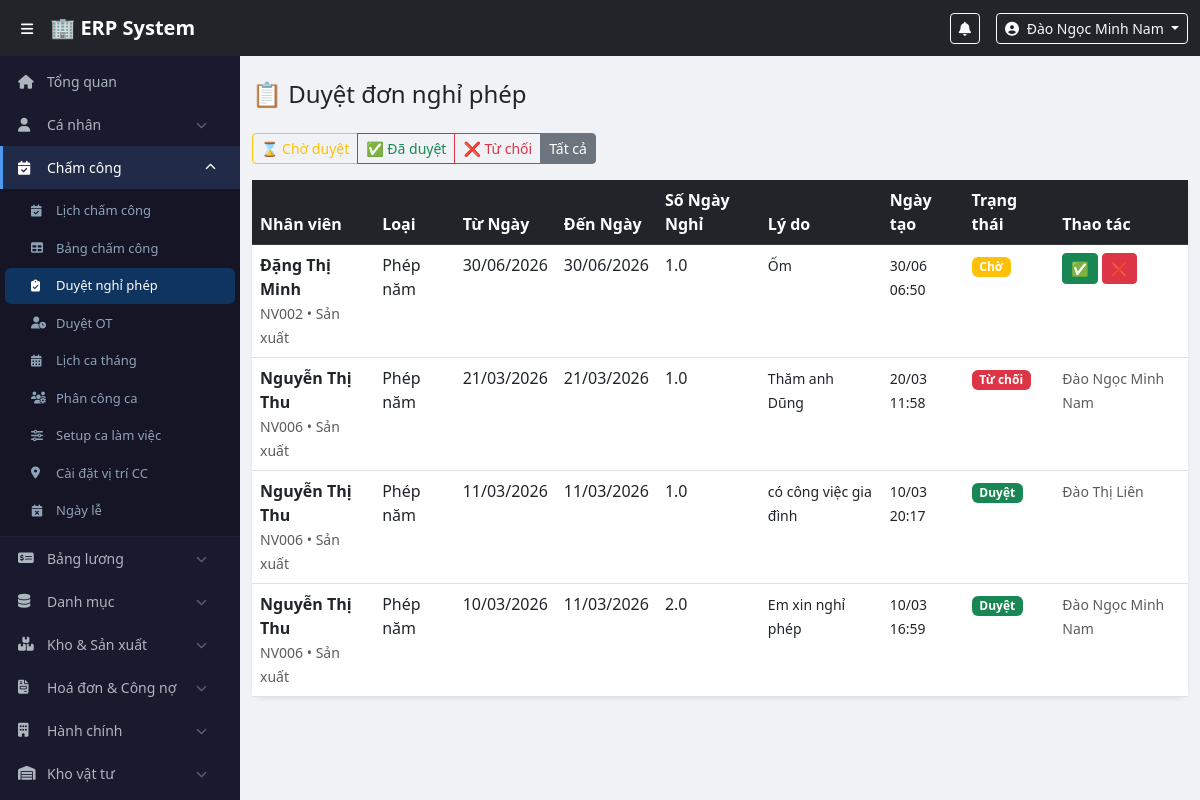
The app's page /modules/attendance/leave_manage.php?filter=all (signed in) with its own data.
### tables this page shows
CREATE TABLE `leave_requests` (
  `id` int(11) NOT NULL,
  `user_id` int(11) NOT NULL,
  `leave_type` enum('annual','sick','unpaid','other') NOT NULL DEFAULT 'annual',
  `start_date` date NOT NULL,
  `end_date` date NOT NULL,
  `total_days` decimal(4,1) NOT NULL,
  `reason` text NOT NULL,
  `status` enum('pending','approved','rejected') DEFAULT 'pending',
  `approved_by` int(11) DEFAULT NULL,
  `approved_at` datetime DEFAULT NULL,
  `reject_reason` text DEFAULT NULL,
  `created_at` timestamp NOT NULL DEFAULT current_timestamp()
);

CREATE TABLE `users` (
  `id` int(11) NOT NULL,
  `employee_code` varchar(20) NOT NULL,
  `full_name` varchar(100) NOT NULL,
  `username` varchar(50) NOT NULL,
  `password_hash` varchar(255) NOT NULL,
  `email` varchar(100) DEFAULT NULL,
  `phone` varchar(20) DEFAULT NULL,
  `role_id` int(11) NOT NULL,
  `department_id` int(11) DEFAULT NULL,
  `is_active` tinyint(1) DEFAULT 1,
  `created_at` timestamp NOT NULL DEFAULT current_timestamp()
);

CREATE TABLE `departments` (
  `id` int(11) NOT NULL,
  `name` varchar(100) NOT NULL,
  `created_at` timestamp NOT NULL DEFAULT current_timestamp()
);

### config/functions.php (called while the page is built, shortened)
<?php
function formatDate($date, $format = 'd/m/Y') {
    return date($format, strtotime($date));
}
?>

### modules/attendance/leave_manage.php (the view, shortened to what this page needs)
<?php
require_once $_SERVER['DOCUMENT_ROOT'] . '/erp/config/functions.php';
$pdo = getDBConnection();
$filter = $_GET['filter'] ?? 'pending';
$stmt = $pdo->prepare("
    SELECT lr.*, u.full_name, u.employee_code,
           d.name as department_name,
           a.full_name as approver_name
    FROM leave_requests lr
    JOIN users u ON lr.user_id = u.id
    LEFT JOIN departments d ON u.department_id = d.id
    LEFT JOIN users a ON lr.approved_by = a.id
    WHERE (? = 'all' OR lr.status = ?)
    ORDER BY lr.created_at DESC
    LIMIT 50
");
$stmt->execute([$filter, $filter]);
$requests = $stmt->fetchAll();
include $_SERVER['DOCUMENT_ROOT'] . '/erp/includes/header.php';
include $_SERVER['DOCUMENT_ROOT'] . '/erp/includes/sidebar.php';
?>
<div class="main-content">
<div class="container-fluid py-4">
    <h4 class="mb-4">📋 Duyệt đơn nghỉ phép</h4>
    <div class="btn-group mb-3">
        <a href="?filter=pending" class="btn btn-sm <?= $filter==='pending'?'btn-warning':'btn-outline-warning' ?>">⌛ Chờ duyệt</a>
        <a href="?filter=approved" class="btn btn-sm <?= $filter==='approved'?'btn-success':'btn-outline-success' ?>">✅ Đã duyệt</a>
        <a href="?filter=rejected" class="btn btn-sm <?= $filter==='rejected'?'btn-danger':'btn-outline-danger' ?>">❌ Từ chối</a>
        <a href="?filter=all" class="btn btn-sm <?= $filter==='all'?'btn-secondary':'btn-outline-secondary' ?>">Tất cả</a>
    </div>
    <div class="card border-0 shadow-sm">
        <div class="card-body p-0">
            <div class="table-responsive">
                <table class="table table-hover mb-0">
                    <thead class="table-dark">
                        <tr><th>Nhân viên</th><th>Loại</th><th>Từ Ngày</th><th>Đến Ngày</th><th>Số Ngày Nghỉ</th><th>Lý do</th><th>Ngày tạo</th><th>Trạng thái</th><th>Thao tác</th></tr>
                    </thead>
                    <tbody>
                    <?php foreach ($requests as $r): ?>
                    <tr>
                        <td>
                            <div class="fw-semibold"><?= htmlspecialchars($r['full_name']) ?></div>
                            <small class="text-muted"><?= $r['employee_code'] ?> &bull; <?= htmlspecialchars($r['department_name'] ?? '') ?></small>
                        </td>
                        <td><?= ['annual'=>'Phép năm','sick'=>'Ốm','unpaid'=>'KL','other'=>'Khác'][$r['leave_type']] ?></td>
                        <td><?= formatDate($r['start_date']) ?></td>
                        <td><?= formatDate($r['end_date']) ?></td>
                        <td><?= $r['total_days'] ?></td>
                        <td><small><?= htmlspecialchars($r['reason']) ?></small></td>
                        <td><small><?= formatDate($r['created_at'], 'd/m H:i') ?></small></td>
                        <td>
                            <?php $badges=['pending'=>'warning','approved'=>'success','rejected'=>'danger'];
                                  $labels=['pending'=>'Chờ','approved'=>'Duyệt','rejected'=>'Từ chối']; ?>
                            <span class="badge bg-<?= $badges[$r['status']] ?>"><?= $labels[$r['status']] ?></span>
                        </td>
                        <td>
                        <?php if ($r['status'] === 'pending'): ?>
                            <div class="d-flex gap-1">
                                <form method="POST" style="display:inline">
                                    <button class="btn btn-success btn-sm" onclick="return confirm('Duyệt đơn này?')">✅</button>
                                </form>
                                <button class="btn btn-danger btn-sm" onclick="showRejectForm(<?= $r['id'] ?>)">❌</button>
                            </div>
                        <?php else: ?>
                            <small class="text-muted"><?= $r['approver_name'] ? htmlspecialchars($r['approver_name']) : '-' ?></small>
                        <?php endif; ?>
                        </td>
                    </tr>
                    <?php endforeach; ?>
                    </tbody>
                </table>
            </div>
        </div>
    </div>
</div>
</div>
<?php include $_SERVER['DOCUMENT_ROOT'] . '/erp/includes/footer.php'; ?>

### assets/css/style.css (style rules this page uses)
body { padding-top: 56px; background: #f0f2f5; font-family: 'Segoe UI', sans-serif; }
.main-content { margin-left: 240px; transition: margin-left 0.3s; min-height: calc(100vh - 56px); }
.card { border-radius: 12px !important; }

### records on screen
leave_requests: user.full_name "Đặng Thị Minh", user.employee_code "NV002", departments.name "Sản xuất", leave_type "Phép năm", start_date "30/06/2026", end_date "30/06/2026", total_days "1.0", reason "Ốm", created_at "30/06 06:50", status "Chờ"
leave_requests: user.full_name "Nguyễn Thị Thu", user.employee_code "NV006", departments.name "Sản xuất", leave_type "Phép năm", start_date "21/03/2026", end_date "21/03/2026", total_days "1.0", reason "Thăm anh Dũng", created_at "20/03 11:58", status "Từ chối", approved_by.full_name "Đào Ngọc Minh Nam"
leave_requests: user.full_name "Nguyễn Thị Thu", user.employee_code "NV006", departments.name "Sản xuất", leave_type "Phép năm", start_date "11/03/2026", end_date "11/03/2026", total_days "1.0", reason "có công việc gia đình", created_at "10/03 20:17", status "Duyệt", approved_by.full_name "Đào Thị Liên"
leave_requests: user.full_name "Nguyễn Thị Thu", user.employee_code "NV006", departments.name "Sản xuất", leave_type "Phép năm", start_date "10/03/2026", end_date "11/03/2026", total_days "2.0", reason "Em xin nghỉ phép", created_at "10/03 16:59", status "Duyệt", approved_by.full_name "Đào Ngọc Minh Nam"

### other values on screen
$user['full_name'] "Đào Ngọc Minh Nam"
